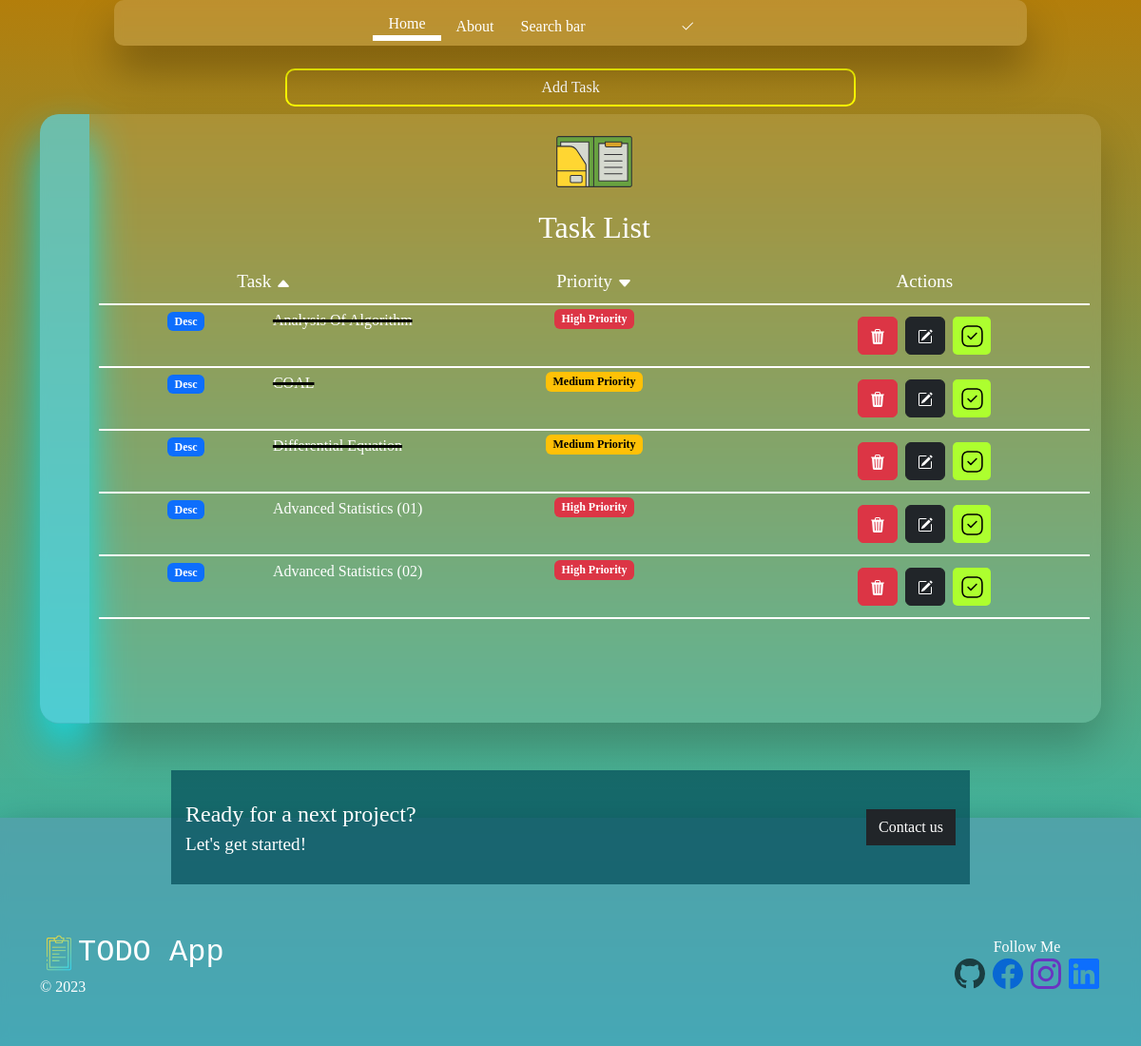
/ (signed in), run on the app's committed database.
### Home/models.py (models this page shows, shortened)
class TODO(models.Model):
    user = models.ForeignKey(User, on_delete=models.CASCADE, null=True)
    task_title = models.CharField(max_length=30)
    task_description = models.TextField()
    task_priority = models.TextField()
    time = models.DateTimeField(auto_now_add=True)
    task_status = models.BooleanField(default=False)

### Home/views.py (the view, shortened to what this page needs)
# urls.py: path('', views.todo, name='todo_list'),
@login_required(login_url='/account')
def todo(request):
    allTask = TODO.objects.filter(user=request.user)
    status = task_status(allTask)
    context = {
                'tasks': allTask,
                'name': request.user,
                        'completed':status[0],
                        'not_completed':status[1],
                        'high_priority':status[2],
                        'middle_priority': status[3],
                        'low_priority':status[4],
                        'asc_priority': False,
    'asc_tasks': False}
    return render(request, 'index.html', context)

### Home/views.py (called while the page is built)
def task_status(tasks):
    pending = 0
    completed = 0
    high_priority = 0
    middle_priority = 0
    low_priority = 0
    for x in tasks:
        if not x.task_status:
            pending += 1
        else:
            completed += 1
        if x.task_priority == 'High Priority':
            high_priority += 1
        elif x.task_priority == 'Medium Priority':
            middle_priority += 1
        elif x.task_priority == 'Low Priority':
            low_priority += 1
    return [completed,pending,high_priority,middle_priority,low_priority]

### templates/index.html (shortened to what this page needs)
{% extends 'base.html' %}
{% load static %}
      {% block interface %}
<div class=" task-adder d-flex justify-content-center">
  <button type="button" class=" btn btn-danger text-white" data-bs-toggle="modal" data-bs-target="#exampleModal">
    <span>Add Task</span>
  </button>
</div>
<form action="/home" method="post" class=" mb-2  container mt-2 d-flex justify-content-center align-items-center position-relative">
    <div class=" glass container d-flex pb-4 position-relative">
      <div class="sidebar "data-bs-toggle="offcanvas" data-bs-target="#offcanvasWithBothOptions" aria-controls="offcanvasWithBothOptions"></div>
      <div class="w-100">
        <header class="pb-3">
          <div class="d-flex justify-content-center">
            <img src="{%static 'TODO_Images/folder.svg'%}" class="" height="100" alt="">
          </div>
          <h2 class="text-white text-center">Task List</h2>
        </header>
        <div class="head-row d-flex flex-wrap  text-white">
          <div class="col-lg-4 col-md-4 col-12 mb-2  text-center">
            <p>Task
              {% if asc_tasks %}
              <a href="/reverse_sort_alphabetically" class="text-white"><svg xmlns="http://www.w3.org/2000/svg" width="16" height="16" fill="currentColor" class="bi bi-caret-down-fill" viewBox="0 0 16 16">
                <path d="M7.247 11.14 2.451 5.658C1.885 5.013 2.345 4 3.204 4h9.592a1 1 0 0 1 .753 1.659l-4.796 5.48a1 1 0 0 1-1.506 0z"/>
              </svg></a>
              {% else %}
              <a href="/sort_alphabetically" class="text-white"><svg xmlns="http://www.w3.org/2000/svg" width="16" height="16" fill="currentColor" class="bi bi-caret-up-fill" viewBox="0 0 16 16">
                <path d="m7.247 4.86-4.796 5.481c-.566.647-.106 1.659.753 1.659h9.592a1 1 0 0 0 .753-1.659l-4.796-5.48a1 1 0 0 0-1.506 0z"/>
              </svg></a>
              {%endif%}
            </p>
          </div>
          <div class="col-lg-4 col-md-4 col-12 mb-2  text-center">
            <p>Priority
              {% if asc_priority %}
              <a href="/sort_priority_desc" class="text-white"><svg xmlns="http://www.w3.org/2000/svg" width="16" height="16" fill="currentColor" class="bi bi-caret-up-fill" viewBox="0 0 16 16">
                <path d="m7.247 4.86-4.796 5.481c-.566.647-.106 1.659.753 1.659h9.592a1 1 0 0 0 .753-1.659l-4.796-5.48a1 1 0 0 0-1.506 0z"/>
              </svg></a>
            {% else %}
            <a href="/sort_priority_asc" class="text-white"><svg xmlns="http://www.w3.org/2000/svg" width="16" height="16" fill="currentColor" class="bi bi-caret-down-fill" viewBox="0 0 16 16">
              <path d="M7.247 11.14 2.451 5.658C1.885 5.013 2.345 4 3.204 4h9.592a1 1 0 0 1 .753 1.659l-4.796 5.48a1 1 0 0 1-1.506 0z"/>
            </svg></a>
          {% endif %}
        </p>
          </div>
          <div class="col-lg-4 col-md-4 col-12 mb-2 text-center">
            <p>Actions</p>
          </div>
        </div>
        <div class="d-flex justify-content-center">
          <div class="divider"></div>
        </div>
        {% for task in tasks %}
        <div class="d-flex flex-wrap pt-1 pb-1 ">
          <div class="hoohoo col-lg-4 col-md-4 col-12 mb-2 d-flex  text-white text-center ">
            <div class="col-3 mx-5 ">
              <span class="badge  text-bg-primary desc-span" data-bs-toggle="modal" data-bs-target="#taskModal" desc = "{{task.task_description}}">Desc</span>
            </div>
            {% if task.task_status %}
              <p class="bwline text-break">{{task.task_title}}</p>
            {% else %}
              <p class=" text-break">{{task.task_title}}</p>
            {% endif %}
          </div>
          <div class="col-lg-4 col-md-4 col-12 mb-2 d-flex  justify-content-center align-items-start text-white text-center">
            {% if task.task_priority == 'High Priority'%}
            <span class="badge text-bg-danger">{{task.task_priority}}</span>
            {% elif task.task_priority == 'Medium Priority'%}
            <span class=" overflow-hidden badge text-bg-warning">{{task.task_priority}}</span>
            {% else %}
            <span class="badge text-bg-info">{{task.task_priority}}</span>
            {% endif%}
          </div>
          <div class="col-lg-4 col-md-4 col-12 mb-2 mt-2  action-btns text-white text-center flex-wrap d-flex justify-content-center gap-2">
            <a href="/delete_task/{{ task.id }}" type="button" class="del-t btn btn-danger"></a>
            <a href="/update_task/ {{task.id}}" type="button" class="update-t btn updator btn-dark"></a>
              <a type="button" href="/update_status/ {{task.id}}" class="dana-don d-flex align-items-center justify-content-center">
              </a>
          </div>
        </div>
        <div class="d-flex justify-content-center">
          <div class="divider"></div>
        </div>
        {%endfor%}
      </div>
    </div>
</form>
    {% endblock %}

### templates/base.html (shortened to what this page needs)
<!doctype html>
<html lang="en">
  <head>
    {%load static%}
    <link rel="stylesheet" href="{%static 'index.css'%}">
    <link href="https://cdn.jsdelivr.net/npm/bootstrap@5.3.1/dist/css/bootstrap.min.css" rel="stylesheet">
  </head>
  <body id="main-body" class="color-3">
    <div class = "set_length ">
      <div class="mb-4 d-flex justify-content-center">
        <nav class="navbar navbar-expand-lg  navbar-expand-md">
          <div class="container justify-content-center">
            <div class="d-flex flex-wrap align-items-center ">
              <a href="/" class="text-white px-3 active">Home</a>
              <a href="/about" class="text-white px-3">About</a>
              <div class="col-lg-6 col-md-6 col-12 position-relative overflow-hidden">
                <form class="d-flex align-items-center searchu"  action="/search" method="post">
                  <input class="form-control position-relative  search-bar-bg me-2  text-white" name="search_input" type="search" placeholder="Search bar" value="{{ input_val }}" aria-label="Search" required>
                  <button class="btn tick " type="submit" ><svg xmlns="http://www.w3.org/2000/svg" width="36" height="36" fill="currentColor" class="bi bi-check2" viewBox="0 0 16 16">
                    <path d="M13.854 3.646a.5.5 0 0 1 0 .708l-7 7a.5.5 0 0 1-.708 0l-3.5-3.5a.5.5 0 1 1 .708-.708L6.5 10.293l6.646-6.647a.5.5 0 0 1 .708 0z"/>
                  </svg></button>
                </form>
              </div>
            </div>
          </div>
        </nav>
      </div>
        {% block interface %}
        {% endblock %}
    </div>
    <footer class="">
      <div class="d-flex justify-content-center">
        <div class=" contact-box d-flex justify-content-between align-items-center">
          <div>
            <p class = "footer-main ">Ready for a next project?</p>
            <p class="footer-secon">Let's get started!</p>
          </div>
          <div>
            <a type="button" href="mailto:abdulrehmanamerara@gmail.com?Subject=Please Enter a Subject" class="btn btn-dark btn--contact">Contact us</a>
          </div>
        </div>
      </div>
      <div class="container  d-flex justify-content-between mt-5">
        <div class="col-6 left- overflow-hidden text-white">
          <p class="task-title"><img src="{% static 'Login_Images/clipboard.png' %}" height="40" alt="">TODO App</p>
          <p class="">© 2023</p>
        </div>
        <div class="col-6 d-flex justify-content-end align-items-center overflow-hidden text-white">
          <div class="lh-1">
            <p class="text-center mb-1">Follow Me</p>
            <a class = "github " href="https://github.com/AbdulRehmanAmer" target="_blank">
            </a>
            <a class = "facebook" href="https://www.facebook.com/abdulrehman.amer.9" target="_blank">
            </a>
            <a class = "instagram" href="https://www.instagram.com/abdulrehmanamer/" target="_blank">
            </a>
            <a href="https://www.linkedin.com/in/abdul-rehman-amer-baig-72b558260/" target="_blank">
            </a>
          </div>
        </div>
      </div>
    </footer>
   </body>
</html>

### static/index.css (style rules this page uses)
* { font-family: cursive; }
body { min-height: 100vh; min-width: 100%; overflow-x: hidden; }
.color-3 { background: rgb(34,193,195); background: linear-gradient(0deg, rgba(34,193,195,1) 0%, rgb(179, 126, 11) 100%); }
.set_length { min-height: 100vh; min-width: 100%; }
.desc-span { cursor: pointer; }
.sidebar { width: 5%; background-color: rgb(0, 0, 0); background:rgba(65, 223, 255, 0.575) ; box-shadow: 0 25px 45px rgb(25, 224, 234); margin-left: -12px !important; margin-bottom: -25px !important; border-top-left-radius: 20px; border-bottom-left-radius: 20px; margin-right: 10px; cursor: pointer; }
.glass { width: 80%; min-height: 80vh; background-color: aliceblue; background:rgba(255, 255, 255, .1) ; box-shadow: 0 25px 45px rgba(0,0,0,.2); backdrop-filter: blur(4px); border-radius: 20px; }
.glass .head-row p { font-size: 1.2rem; }
.glass header h2 { font-family: cursive; }
.glass p { font-family: cursive; }
.glass .divider { border: 1.5px solid white; width: 100%; }
.task-adder { width: 100%; }
.task-adder button { border: 2px solid yellow !important; background-color: transparent !important; font-family: cursive; width: 50%; border-radius: 10px; }
p { margin-bottom: 0rem !important; }
.nav- { animation: to_up 0.5s linear; }
nav a.active { border-bottom: 6px solid white; }
.glass { padding-left: 20px; padding-right: 20px; }
.glass_animation { animation: to_up 0.8s linear; }
.task-adder- { animation: to_left 1s linear; }
.dana-don { border: 1px solid transparent !important; background-color: greenyellow ; height: 40px !important; width: 40px !important; border-radius: 5px; }
.del-t,.update-t { height: 40px !important; }
.bwline { text-decoration-line: line-through; text-decoration-thickness: 3px; text-decoration-color: black !important; }
.navbar { padding-top: 8px !important; padding-bottom: 0px !important; width: 80%; border: 0px solid transparent; background-color: aliceblue; background:rgba(255, 255, 255, 0.144) ; box-shadow: 0 25px 45px rgba(0, 0, 0, 0.297); backdrop-filter: blur(4px); border-radius: 10px; font-family: cursive !important; }
nav .search-bar-bg { background-color: transparent !important; border: none !important; border-radius: 0px !important; height: 33px !important; }
nav .tick { border: none !important; color: white; display: flex; justify-content: center; align-items: center; width: 40px; height: 40px; border-radius: 50%; }
nav a { text-decoration: none !important; }
nav button { border: 1px solid white !important; }
::placeholder { color: white !important; font-family: cursive; }
footer { background-color: aliceblue; background:rgba(88, 156, 175, 0.669) ; box-shadow: 0 25px 45px rgba(0, 0, 0, 0.676); backdrop-filter: blur(4px); height: 30vh; width: 100%; margin-top: 100px; }
.contact-box { padding-left: 15px; padding-right: 15px; height: 15vh; width: 70%; background-color: #024a58b3; margin-top: -50px; }
.footer-main { font-size: 1.5rem; color: white; }
.footer-secon { font-size: 1.2rem; color: white; }
footer .contact-box a { border-radius: 0px; }
footer .task-title { font-family: monospace !important; font-size: 2rem !important; }
footer svg { height: 4vh; }
footer .github { color: rgba(0, 0, 0, 0.637) !important; }
footer .facebook { color: rgb(8, 103, 211) !important; }
footer a { text-decoration: none !important; }
footer .instagram { color: #6a34c1 !important; }

### data on the page
TODO: task_title "Analysis Of Algorithm", task_priority "High Priority"
TODO: task_title "COAL", task_priority "Medium Priority"
TODO: task_title "Differential Equation", task_priority "Medium Priority"
TODO: task_title "Advanced Statistics (01)", task_priority "High Priority"
TODO: task_title "Advanced Statistics (02)", task_priority "High Priority"
